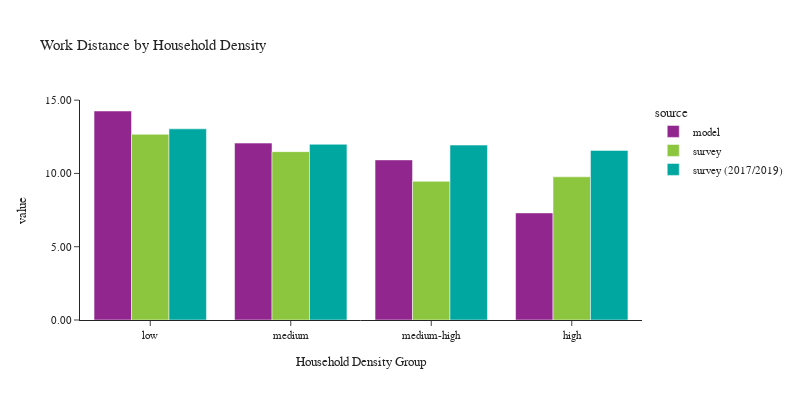

The notebook cell this image was saved under:
### Code cell
plot_work_location(df_workers, 'hh_density_group', 'Household Density', 'Household Density Group')

### Figure 1 — Plotly figure (JSON) as saved in the notebook; plotly's stock layout.template omitted (floating-point values rounded to 4 significant figures)
{"data": [{"alignmentgroup": "True", "customdata": [[575003], [587860], [542887], [517276]], "hovertemplate": "source=model<br>hh_density_group=%{x}<br>value=%{y}<br>sample count=%{customdata[0]}<extra></extra>", "legendgroup": "model", "marker": {"color": "#91268F", "pattern": {"shape": ""}}, "name": "model", "offsetgroup": "model", "orientation": "v", "showlegend": true, "textposition": "auto", "type": "bar", "x": ["low", "medium", "medium-high", "high"], "xaxis": "x", "y": [14.26, 12.07, 10.92, 7.306], "yaxis": "y"}, {"alignmentgroup": "True", "customdata": [[1061], [782], [564], [416]], "hovertemplate": "source=survey<br>hh_density_group=%{x}<br>value=%{y}<br>sample count=%{customdata[0]}<extra></extra>", "legendgroup": "survey", "marker": {"color": "#8CC63E", "pattern": {"shape": ""}}, "name": "survey", "offsetgroup": "survey", "orientation": "v", "showlegend": true, "textposition": "auto", "type": "bar", "x": ["low", "medium", "medium-high", "high"], "xaxis": "x", "y": [12.67, 11.49, 9.461, 9.77], "yaxis": "y"}, {"alignmentgroup": "True", "customdata": [[2150], [1720], [1137], [963]], "hovertemplate": "source=survey (2017/2019)<br>hh_density_group=%{x}<br>value=%{y}<br>sample count=%{customdata[0]}<extra></extra>", "legendgroup": "survey (2017/2019)", "marker": {"color": "#00A7A0", "pattern": {"shape": ""}}, "name": "survey (2017/2019)", "offsetgroup": "survey (2017/2019)", "orientation": "v", "showlegend": true, "textposition": "auto", "type": "bar", "x": ["low", "medium", "medium-high", "high"], "xaxis": "x", "y": [13.04, 11.99, 11.93, 11.57], "yaxis": "y"}], "layout": {"barmode": "group", "font": {"size": 11}, "height": 400, "legend": {"title": {"text": "source"}, "tracegroupgap": 0}, "title": {"text": "Work Distance by Household Density"}, "width": 800, "xaxis": {"anchor": "y", "domain": [0.0, 1.0], "title": {"text": "Household Density Group"}}, "yaxis": {"anchor": "x", "domain": [0.0, 1.0], "tickformat": ".2f", "title": {"text": "value"}}}}
